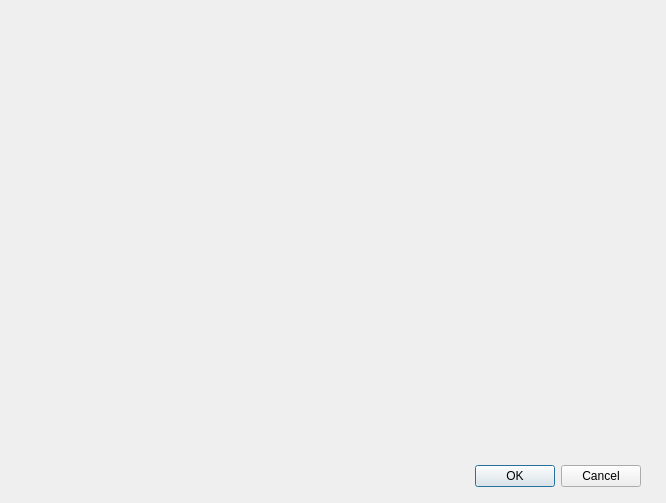
<?xml version="1.0" encoding="UTF-8"?>
<ui version="4.0">
 <class>Dialog</class>
 <widget class="QDialog" name="Dialog">
  <property name="geometry">
   <rect>
    <x>0</x>
    <y>0</y>
    <width>666</width>
    <height>503</height>
   </rect>
  </property>
  <property name="windowTitle">
   <string>Dialog</string>
  </property>
  <widget class="QDialogButtonBox" name="buttonBox">
   <property name="geometry">
    <rect>
     <x>300</x>
     <y>460</y>
     <width>341</width>
     <height>32</height>
    </rect>
   </property>
   <property name="orientation">
    <enum>Qt::Horizontal</enum>
   </property>
   <property name="standardButtons">
    <set>QDialogButtonBox::Cancel|QDialogButtonBox::Ok</set>
   </property>
  </widget>
  <widget class="drag_point_widget" name="drag_widget" native="true">
   <property name="geometry">
    <rect>
     <x>20</x>
     <y>20</y>
     <width>631</width>
     <height>431</height>
    </rect>
   </property>
  </widget>
 </widget>
 <customwidgets>
  <customwidget>
   <class>drag_point_widget</class>
   <extends>QWidget</extends>
   <header>drag_point_widget.h</header>
   <container>1</container>
  </customwidget>
 </customwidgets>
 <resources/>
 <connections>
  <connection>
   <sender>buttonBox</sender>
   <signal>accepted()</signal>
   <receiver>Dialog</receiver>
   <slot>accept()</slot>
   <hints>
    <hint type="sourcelabel">
     <x>248</x>
     <y>254</y>
    </hint>
    <hint type="destinationlabel">
     <x>157</x>
     <y>274</y>
    </hint>
   </hints>
  </connection>
  <connection>
   <sender>buttonBox</sender>
   <signal>rejected()</signal>
   <receiver>Dialog</receiver>
   <slot>reject()</slot>
   <hints>
    <hint type="sourcelabel">
     <x>316</x>
     <y>260</y>
    </hint>
    <hint type="destinationlabel">
     <x>286</x>
     <y>274</y>
    </hint>
   </hints>
  </connection>
 </connections>
</ui>
